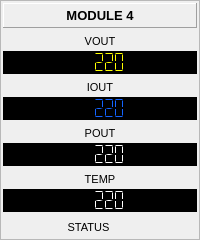
           <widget class="QFrame" name="frame_12">
            <property name="frameShape">
             <enum>QFrame::StyledPanel</enum>
            </property>
            <property name="frameShadow">
             <enum>QFrame::Raised</enum>
            </property>
            <layout class="QVBoxLayout" name="verticalLayout_69">
             <property name="spacing">
              <number>5</number>
             </property>
             <property name="leftMargin">
              <number>2</number>
             </property>
             <property name="topMargin">
              <number>2</number>
             </property>
             <property name="rightMargin">
              <number>2</number>
             </property>
             <property name="bottomMargin">
              <number>2</number>
             </property>
             <item>
              <widget class="QLabel" name="label_110">
               <property name="sizePolicy">
                <sizepolicy hsizetype="Preferred" vsizetype="Expanding">
                 <horstretch>0</horstretch>
                 <verstretch>0</verstretch>
                </sizepolicy>
               </property>
               <property name="minimumSize">
                <size>
                 <width>0</width>
                 <height>25</height>
                </size>
               </property>
               <property name="font">
                <font>
                 <pointsize>10</pointsize>
                 <weight>75</weight>
                 <bold>true</bold>
                </font>
               </property>
               <property name="frameShape">
                <enum>QFrame::Panel</enum>
               </property>
               <property name="frameShadow">
                <enum>QFrame::Raised</enum>
               </property>
               <property name="text">
                <string>MODULE 4</string>
               </property>
               <property name="alignment">
                <set>Qt::AlignCenter</set>
               </property>
              </widget>
             </item>
             <item>
              <layout class="QVBoxLayout" name="verticalLayout_70">
               <property name="spacing">
                <number>2</number>
               </property>
               <item>
                <widget class="QLabel" name="label_111">
                 <property name="sizePolicy">
                  <sizepolicy hsizetype="Expanding" vsizetype="Expanding">
                   <horstretch>0</horstretch>
                   <verstretch>0</verstretch>
                  </sizepolicy>
                 </property>
                 <property name="minimumSize">
                  <size>
                   <width>0</width>
                   <height>16</height>
                  </size>
                 </property>
                 <property name="font">
                  <font>
                   <pointsize>8</pointsize>
                  </font>
                 </property>
                 <property name="text">
                  <string>VOUT</string>
                 </property>
                 <property name="alignment">
                  <set>Qt::AlignCenter</set>
                 </property>
                </widget>
               </item>
               <item>
                <widget class="QLCDNumber" name="lcdBModule4Vout">
                 <property name="sizePolicy">
                  <sizepolicy hsizetype="Expanding" vsizetype="Expanding">
                   <horstretch>0</horstretch>
                   <verstretch>0</verstretch>
                  </sizepolicy>
                 </property>
                 <property name="minimumSize">
                  <size>
                   <width>0</width>
                   <height>22</height>
                  </size>
                 </property>
                 <property name="styleSheet">
                  <string notr="true">color: rgb(255, 255, 0);
background-color: rgb(0, 0, 0);</string>
                 </property>
                 <property name="frameShape">
                  <enum>QFrame::StyledPanel</enum>
                 </property>
                 <property name="smallDecimalPoint">
                  <bool>false</bool>
                 </property>
                 <property name="digitCount">
                  <number>5</number>
                 </property>
                 <property name="segmentStyle">
                  <enum>QLCDNumber::Flat</enum>
                 </property>
                 <property name="value" stdset="0">
                  <double>220.000000000000000</double>
                 </property>
                 <property name="intValue" stdset="0">
                  <number>220</number>
                 </property>
                </widget>
               </item>
              </layout>
             </item>
             <item>
              <layout class="QVBoxLayout" name="verticalLayout_71">
               <property name="spacing">
                <number>2</number>
               </property>
               <item>
                <widget class="QLabel" name="label_112">
                 <property name="sizePolicy">
                  <sizepolicy hsizetype="Expanding" vsizetype="Expanding">
                   <horstretch>0</horstretch>
                   <verstretch>0</verstretch>
                  </sizepolicy>
                 </property>
                 <property name="minimumSize">
                  <size>
                   <width>0</width>
                   <height>16</height>
                  </size>
                 </property>
                 <property name="font">
                  <font>
                   <pointsize>8</pointsize>
                  </font>
                 </property>
                 <property name="text">
                  <string>IOUT</string>
                 </property>
                 <property name="alignment">
                  <set>Qt::AlignCenter</set>
                 </property>
                </widget>
               </item>
               <item>
                <widget class="QLCDNumber" name="lcdBModule4Iout">
                 <property name="sizePolicy">
                  <sizepolicy hsizetype="Expanding" vsizetype="Expanding">
                   <horstretch>0</horstretch>
                   <verstretch>0</verstretch>
                  </sizepolicy>
                 </property>
                 <property name="minimumSize">
                  <size>
                   <width>0</width>
                   <height>22</height>
                  </size>
                 </property>
                 <property name="styleSheet">
                  <string notr="true">color: rgb(20, 100, 255);
background-color: rgb(0, 0, 0);</string>
                 </property>
                 <property name="frameShape">
                  <enum>QFrame::StyledPanel</enum>
                 </property>
                 <property name="smallDecimalPoint">
                  <bool>false</bool>
                 </property>
                 <property name="digitCount">
                  <number>5</number>
                 </property>
                 <property name="segmentStyle">
                  <enum>QLCDNumber::Flat</enum>
                 </property>
                 <property name="value" stdset="0">
                  <double>220.000000000000000</double>
                 </property>
                 <property name="intValue" stdset="0">
                  <number>220</number>
                 </property>
                </widget>
               </item>
              </layout>
             </item>
             <item>
              <layout class="QVBoxLayout" name="verticalLayout_72">
               <property name="spacing">
                <number>2</number>
               </property>
               <item>
                <widget class="QLabel" name="label_113">
                 <property name="sizePolicy">
                  <sizepolicy hsizetype="Expanding" vsizetype="Expanding">
                   <horstretch>0</horstretch>
                   <verstretch>0</verstretch>
                  </sizepolicy>
                 </property>
                 <property name="minimumSize">
                  <size>
                   <width>0</width>
                   <height>16</height>
                  </size>
                 </property>
                 <property name="font">
                  <font>
                   <pointsize>8</pointsize>
                  </font>
                 </property>
                 <property name="text">
                  <string>POUT</string>
                 </property>
                 <property name="alignment">
                  <set>Qt::AlignCenter</set>
                 </property>
                </widget>
               </item>
               <item>
                <widget class="QLCDNumber" name="lcdBModule4Pout">
                 <property name="sizePolicy">
                  <sizepolicy hsizetype="Expanding" vsizetype="Expanding">
                   <horstretch>0</horstretch>
                   <verstretch>0</verstretch>
                  </sizepolicy>
                 </property>
                 <property name="minimumSize">
                  <size>
                   <width>0</width>
                   <height>22</height>
                  </size>
                 </property>
                 <property name="styleSheet">
                  <string notr="true">color: rgb(255, 255, 255);
background-color: rgb(0, 0, 0);</string>
                 </property>
                 <property name="frameShape">
                  <enum>QFrame::StyledPanel</enum>
                 </property>
                 <property name="smallDecimalPoint">
                  <bool>false</bool>
                 </property>
                 <property name="digitCount">
                  <number>5</number>
                 </property>
                 <property name="segmentStyle">
                  <enum>QLCDNumber::Flat</enum>
                 </property>
                 <property name="value" stdset="0">
                  <double>220.000000000000000</double>
                 </property>
                 <property name="intValue" stdset="0">
                  <number>220</number>
                 </property>
                </widget>
               </item>
              </layout>
             </item>
             <item>
              <layout class="QVBoxLayout" name="verticalLayout_73">
               <property name="spacing">
                <number>2</number>
               </property>
               <item>
                <widget class="QLabel" name="label_114">
                 <property name="sizePolicy">
                  <sizepolicy hsizetype="Expanding" vsizetype="Expanding">
                   <horstretch>0</horstretch>
                   <verstretch>0</verstretch>
                  </sizepolicy>
                 </property>
                 <property name="minimumSize">
                  <size>
                   <width>0</width>
                   <height>16</height>
                  </size>
                 </property>
                 <property name="font">
                  <font>
                   <pointsize>8</pointsize>
                  </font>
                 </property>
                 <property name="text">
                  <string>TEMP</string>
                 </property>
                 <property name="alignment">
                  <set>Qt::AlignCenter</set>
                 </property>
                </widget>
               </item>
               <item>
                <widget class="QLCDNumber" name="lcdBModule4Temp">
                 <property name="sizePolicy">
                  <sizepolicy hsizetype="Expanding" vsizetype="Expanding">
                   <horstretch>0</horstretch>
                   <verstretch>0</verstretch>
                  </sizepolicy>
                 </property>
                 <property name="minimumSize">
                  <size>
                   <width>0</width>
                   <height>22</height>
                  </size>
                 </property>
                 <property name="styleSheet">
                  <string notr="true">color: rgb(255, 255, 255);
background-color: rgb(0, 0, 0);</string>
                 </property>
                 <property name="frameShape">
                  <enum>QFrame::StyledPanel</enum>
                 </property>
                 <property name="smallDecimalPoint">
                  <bool>false</bool>
                 </property>
                 <property name="digitCount">
                  <number>5</number>
                 </property>
                 <property name="segmentStyle">
                  <enum>QLCDNumber::Flat</enum>
                 </property>
                 <property name="value" stdset="0">
                  <double>220.000000000000000</double>
                 </property>
                 <property name="intValue" stdset="0">
                  <number>220</number>
                 </property>
                </widget>
               </item>
              </layout>
             </item>
             <item>
              <layout class="QHBoxLayout" name="horizontalLayout_22">
               <property name="spacing">
                <number>3</number>
               </property>
               <item>
                <widget class="QLabel" name="label_115">
                 <property name="minimumSize">
                  <size>
                   <width>0</width>
                   <height>20</height>
                  </size>
                 </property>
                 <property name="maximumSize">
                  <size>
                   <width>16777215</width>
                   <height>20</height>
                  </size>
                 </property>
                 <property name="font">
                  <font>
                   <pointsize>8</pointsize>
                  </font>
                 </property>
                 <property name="text">
                  <string>STATUS</string>
                 </property>
                 <property name="alignment">
                  <set>Qt::AlignCenter</set>
                 </property>
                </widget>
               </item>
               <item>
                <widget class="QLabel" name="lblBModule4Sta">
                 <property name="minimumSize">
                  <size>
                   <width>20</width>
                   <height>20</height>
                  </size>
                 </property>
                 <property name="maximumSize">
                  <size>
                   <width>20</width>
                   <height>20</height>
                  </size>
                 </property>
                 <property name="font">
                  <font>
                   <pointsize>8</pointsize>
                  </font>
                 </property>
                 <property name="text">
                  <string/>
                 </property>
                 <property name="alignment">
                  <set>Qt::AlignCenter</set>
                 </property>
                </widget>
               </item>
              </layout>
             </item>
            </layout>
           </widget>
